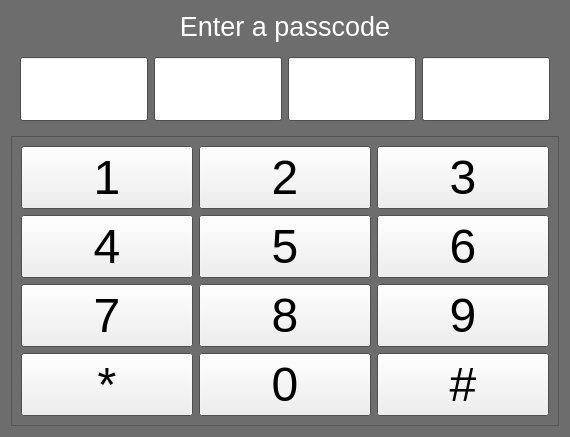
<?xml version="1.0" encoding="UTF-8"?>
<ui version="4.0">
 <class>Form</class>
 <widget class="QWidget" name="Form">
  <property name="geometry">
   <rect>
    <x>0</x>
    <y>0</y>
    <width>570</width>
    <height>437</height>
   </rect>
  </property>
  <property name="palette">
   <palette>
    <active>
     <colorrole role="Base">
      <brush brushstyle="SolidPattern">
       <color alpha="255">
        <red>255</red>
        <green>255</green>
        <blue>255</blue>
       </color>
      </brush>
     </colorrole>
     <colorrole role="Window">
      <brush brushstyle="SolidPattern">
       <color alpha="255">
        <red>109</red>
        <green>109</green>
        <blue>109</blue>
       </color>
      </brush>
     </colorrole>
    </active>
    <inactive>
     <colorrole role="Base">
      <brush brushstyle="SolidPattern">
       <color alpha="255">
        <red>255</red>
        <green>255</green>
        <blue>255</blue>
       </color>
      </brush>
     </colorrole>
     <colorrole role="Window">
      <brush brushstyle="SolidPattern">
       <color alpha="255">
        <red>109</red>
        <green>109</green>
        <blue>109</blue>
       </color>
      </brush>
     </colorrole>
    </inactive>
    <disabled>
     <colorrole role="Base">
      <brush brushstyle="SolidPattern">
       <color alpha="255">
        <red>109</red>
        <green>109</green>
        <blue>109</blue>
       </color>
      </brush>
     </colorrole>
     <colorrole role="Window">
      <brush brushstyle="SolidPattern">
       <color alpha="255">
        <red>109</red>
        <green>109</green>
        <blue>109</blue>
       </color>
      </brush>
     </colorrole>
    </disabled>
   </palette>
  </property>
  <property name="windowTitle">
   <string>Keypad GUI</string>
  </property>
  <layout class="QVBoxLayout" name="verticalLayout">
   <item>
    <widget class="QLabel" name="label">
     <property name="palette">
      <palette>
       <active>
        <colorrole role="WindowText">
         <brush brushstyle="SolidPattern">
          <color alpha="255">
           <red>255</red>
           <green>255</green>
           <blue>255</blue>
          </color>
         </brush>
        </colorrole>
       </active>
       <inactive>
        <colorrole role="WindowText">
         <brush brushstyle="SolidPattern">
          <color alpha="255">
           <red>255</red>
           <green>255</green>
           <blue>255</blue>
          </color>
         </brush>
        </colorrole>
       </inactive>
       <disabled>
        <colorrole role="WindowText">
         <brush brushstyle="SolidPattern">
          <color alpha="255">
           <red>120</red>
           <green>120</green>
           <blue>120</blue>
          </color>
         </brush>
        </colorrole>
       </disabled>
      </palette>
     </property>
     <property name="font">
      <font>
       <pointsize>20</pointsize>
      </font>
     </property>
     <property name="text">
      <string>Enter a passcode</string>
     </property>
     <property name="alignment">
      <set>Qt::AlignCenter</set>
     </property>
    </widget>
   </item>
   <item>
    <widget class="QFrame" name="frame">
     <property name="sizePolicy">
      <sizepolicy hsizetype="Preferred" vsizetype="Preferred">
       <horstretch>0</horstretch>
       <verstretch>1</verstretch>
      </sizepolicy>
     </property>
     <property name="frameShape">
      <enum>QFrame::NoFrame</enum>
     </property>
     <property name="frameShadow">
      <enum>QFrame::Plain</enum>
     </property>
     <layout class="QHBoxLayout" name="horizontalLayout">
      <item>
       <widget class="QLineEdit" name="line_edit1">
        <property name="sizePolicy">
         <sizepolicy hsizetype="Expanding" vsizetype="Expanding">
          <horstretch>0</horstretch>
          <verstretch>0</verstretch>
         </sizepolicy>
        </property>
        <property name="font">
         <font>
          <pointsize>30</pointsize>
         </font>
        </property>
        <property name="alignment">
         <set>Qt::AlignCenter</set>
        </property>
       </widget>
      </item>
      <item>
       <widget class="QLineEdit" name="line_edit2">
        <property name="sizePolicy">
         <sizepolicy hsizetype="Expanding" vsizetype="Expanding">
          <horstretch>0</horstretch>
          <verstretch>0</verstretch>
         </sizepolicy>
        </property>
        <property name="font">
         <font>
          <pointsize>30</pointsize>
         </font>
        </property>
        <property name="alignment">
         <set>Qt::AlignCenter</set>
        </property>
       </widget>
      </item>
      <item>
       <widget class="QLineEdit" name="line_edit3">
        <property name="sizePolicy">
         <sizepolicy hsizetype="Expanding" vsizetype="Expanding">
          <horstretch>0</horstretch>
          <verstretch>0</verstretch>
         </sizepolicy>
        </property>
        <property name="font">
         <font>
          <pointsize>30</pointsize>
         </font>
        </property>
        <property name="alignment">
         <set>Qt::AlignCenter</set>
        </property>
       </widget>
      </item>
      <item>
       <widget class="QLineEdit" name="line_edit4">
        <property name="sizePolicy">
         <sizepolicy hsizetype="Expanding" vsizetype="Expanding">
          <horstretch>0</horstretch>
          <verstretch>0</verstretch>
         </sizepolicy>
        </property>
        <property name="font">
         <font>
          <pointsize>30</pointsize>
         </font>
        </property>
        <property name="alignment">
         <set>Qt::AlignCenter</set>
        </property>
       </widget>
      </item>
     </layout>
    </widget>
   </item>
   <item>
    <widget class="QFrame" name="frame_2">
     <property name="sizePolicy">
      <sizepolicy hsizetype="Preferred" vsizetype="Preferred">
       <horstretch>0</horstretch>
       <verstretch>2</verstretch>
      </sizepolicy>
     </property>
     <property name="frameShape">
      <enum>QFrame::StyledPanel</enum>
     </property>
     <property name="frameShadow">
      <enum>QFrame::Sunken</enum>
     </property>
     <property name="lineWidth">
      <number>2</number>
     </property>
     <layout class="QGridLayout" name="gridLayout">
      <item row="0" column="3">
       <widget class="QPushButton" name="button_3">
        <property name="sizePolicy">
         <sizepolicy hsizetype="Minimum" vsizetype="Expanding">
          <horstretch>0</horstretch>
          <verstretch>0</verstretch>
         </sizepolicy>
        </property>
        <property name="font">
         <font>
          <pointsize>36</pointsize>
         </font>
        </property>
        <property name="text">
         <string>3</string>
        </property>
       </widget>
      </item>
      <item row="2" column="3">
       <widget class="QPushButton" name="button_6">
        <property name="sizePolicy">
         <sizepolicy hsizetype="Minimum" vsizetype="Expanding">
          <horstretch>0</horstretch>
          <verstretch>0</verstretch>
         </sizepolicy>
        </property>
        <property name="font">
         <font>
          <pointsize>36</pointsize>
         </font>
        </property>
        <property name="text">
         <string>6</string>
        </property>
       </widget>
      </item>
      <item row="2" column="0">
       <widget class="QPushButton" name="button_4">
        <property name="sizePolicy">
         <sizepolicy hsizetype="Minimum" vsizetype="Expanding">
          <horstretch>0</horstretch>
          <verstretch>0</verstretch>
         </sizepolicy>
        </property>
        <property name="font">
         <font>
          <pointsize>36</pointsize>
         </font>
        </property>
        <property name="text">
         <string>4</string>
        </property>
       </widget>
      </item>
      <item row="4" column="3">
       <widget class="QPushButton" name="button_hash">
        <property name="sizePolicy">
         <sizepolicy hsizetype="Minimum" vsizetype="Expanding">
          <horstretch>0</horstretch>
          <verstretch>0</verstretch>
         </sizepolicy>
        </property>
        <property name="font">
         <font>
          <pointsize>36</pointsize>
         </font>
        </property>
        <property name="text">
         <string>#</string>
        </property>
       </widget>
      </item>
      <item row="4" column="0">
       <widget class="QPushButton" name="button_star">
        <property name="sizePolicy">
         <sizepolicy hsizetype="Minimum" vsizetype="Expanding">
          <horstretch>0</horstretch>
          <verstretch>0</verstretch>
         </sizepolicy>
        </property>
        <property name="font">
         <font>
          <pointsize>36</pointsize>
         </font>
        </property>
        <property name="text">
         <string>*</string>
        </property>
       </widget>
      </item>
      <item row="0" column="0">
       <widget class="QPushButton" name="button_1">
        <property name="sizePolicy">
         <sizepolicy hsizetype="Minimum" vsizetype="Expanding">
          <horstretch>0</horstretch>
          <verstretch>0</verstretch>
         </sizepolicy>
        </property>
        <property name="font">
         <font>
          <pointsize>36</pointsize>
         </font>
        </property>
        <property name="text">
         <string>1</string>
        </property>
       </widget>
      </item>
      <item row="3" column="0">
       <widget class="QPushButton" name="button_7">
        <property name="sizePolicy">
         <sizepolicy hsizetype="Minimum" vsizetype="Expanding">
          <horstretch>0</horstretch>
          <verstretch>0</verstretch>
         </sizepolicy>
        </property>
        <property name="font">
         <font>
          <pointsize>36</pointsize>
         </font>
        </property>
        <property name="text">
         <string>7</string>
        </property>
       </widget>
      </item>
      <item row="3" column="3">
       <widget class="QPushButton" name="button_9">
        <property name="sizePolicy">
         <sizepolicy hsizetype="Minimum" vsizetype="Expanding">
          <horstretch>0</horstretch>
          <verstretch>0</verstretch>
         </sizepolicy>
        </property>
        <property name="font">
         <font>
          <pointsize>36</pointsize>
         </font>
        </property>
        <property name="text">
         <string>9</string>
        </property>
       </widget>
      </item>
      <item row="0" column="1">
       <widget class="QPushButton" name="button_2">
        <property name="sizePolicy">
         <sizepolicy hsizetype="Minimum" vsizetype="Expanding">
          <horstretch>0</horstretch>
          <verstretch>0</verstretch>
         </sizepolicy>
        </property>
        <property name="font">
         <font>
          <pointsize>36</pointsize>
         </font>
        </property>
        <property name="text">
         <string>2</string>
        </property>
       </widget>
      </item>
      <item row="2" column="1">
       <widget class="QPushButton" name="button_5">
        <property name="sizePolicy">
         <sizepolicy hsizetype="Minimum" vsizetype="Expanding">
          <horstretch>0</horstretch>
          <verstretch>0</verstretch>
         </sizepolicy>
        </property>
        <property name="font">
         <font>
          <pointsize>36</pointsize>
         </font>
        </property>
        <property name="text">
         <string>5</string>
        </property>
       </widget>
      </item>
      <item row="3" column="1">
       <widget class="QPushButton" name="button_8">
        <property name="sizePolicy">
         <sizepolicy hsizetype="Minimum" vsizetype="Expanding">
          <horstretch>0</horstretch>
          <verstretch>0</verstretch>
         </sizepolicy>
        </property>
        <property name="font">
         <font>
          <pointsize>36</pointsize>
         </font>
        </property>
        <property name="text">
         <string>8</string>
        </property>
       </widget>
      </item>
      <item row="4" column="1">
       <widget class="QPushButton" name="button_0">
        <property name="sizePolicy">
         <sizepolicy hsizetype="Minimum" vsizetype="Expanding">
          <horstretch>0</horstretch>
          <verstretch>0</verstretch>
         </sizepolicy>
        </property>
        <property name="font">
         <font>
          <pointsize>36</pointsize>
         </font>
        </property>
        <property name="text">
         <string>0</string>
        </property>
       </widget>
      </item>
     </layout>
    </widget>
   </item>
  </layout>
 </widget>
 <resources/>
 <connections>
  <connection>
   <sender>button_star</sender>
   <signal>clicked()</signal>
   <receiver>line_edit1</receiver>
   <slot>clear()</slot>
   <hints>
    <hint type="sourcelabel">
     <x>145</x>
     <y>378</y>
    </hint>
    <hint type="destinationlabel">
     <x>93</x>
     <y>83</y>
    </hint>
   </hints>
  </connection>
  <connection>
   <sender>button_star</sender>
   <signal>clicked()</signal>
   <receiver>line_edit2</receiver>
   <slot>clear()</slot>
   <hints>
    <hint type="sourcelabel">
     <x>130</x>
     <y>390</y>
    </hint>
    <hint type="destinationlabel">
     <x>214</x>
     <y>88</y>
    </hint>
   </hints>
  </connection>
  <connection>
   <sender>button_star</sender>
   <signal>clicked()</signal>
   <receiver>line_edit3</receiver>
   <slot>clear()</slot>
   <hints>
    <hint type="sourcelabel">
     <x>119</x>
     <y>397</y>
    </hint>
    <hint type="destinationlabel">
     <x>329</x>
     <y>108</y>
    </hint>
   </hints>
  </connection>
  <connection>
   <sender>button_star</sender>
   <signal>clicked()</signal>
   <receiver>line_edit4</receiver>
   <slot>clear()</slot>
   <hints>
    <hint type="sourcelabel">
     <x>118</x>
     <y>368</y>
    </hint>
    <hint type="destinationlabel">
     <x>460</x>
     <y>101</y>
    </hint>
   </hints>
  </connection>
 </connections>
</ui>
